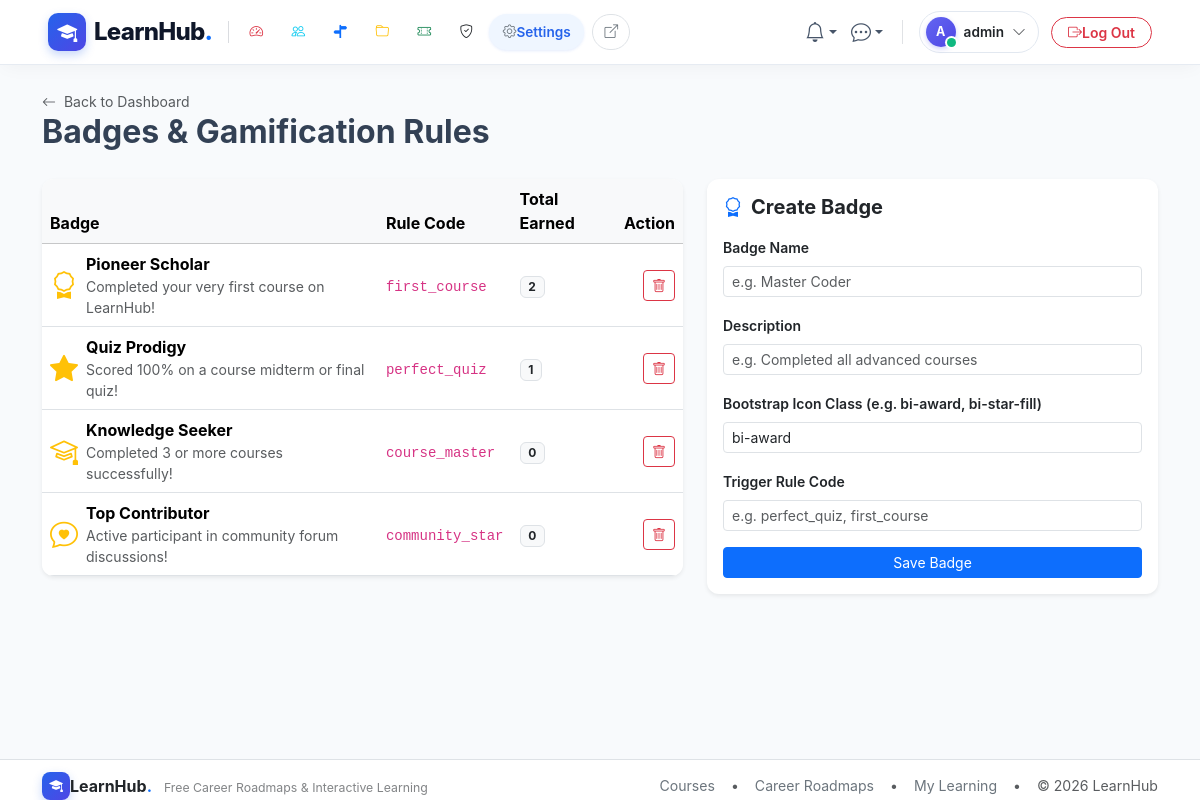
Screenshot of /admin/badges (signed in) with the database file from the repository.
### app/models/users.py (models this page shows, shortened)
class User(UserMixin, db.Model):
    __tablename__ = 'users'
    id = db.Column(db.Integer, primary_key=True)
    email = db.Column(db.String(120), unique=True, nullable=False, index=True)
    username = db.Column(db.String(80), unique=True, nullable=False, index=True)
    password_hash = db.Column(db.String(255), nullable=False)
    role_id = db.Column(db.Integer, db.ForeignKey('roles.id'), nullable=False)
    is_active = db.Column(db.Boolean, default=True, nullable=False)
    last_login = db.Column(db.DateTime, nullable=True)
    created_at = db.Column(db.DateTime, default=utcnow, nullable=False)
    role = db.relationship('Role', back_populates='users', lazy='joined')
    profile = db.relationship('UserProfile', back_populates='user', uselist=False, cascade='all, delete-orphan', lazy='joined')
    notifications = db.relationship('Notification', back_populates='user', cascade='all, delete-orphan', lazy='select', order_by='Notification.created_at.desc()')
    enrollments = db.relationship('Enrollment', back_populates='user', lazy='select')
    orders = db.relationship('Order', back_populates='user', lazy='select')
    course_instructors = db.relationship('CourseInstructor', back_populates='user', lazy='select')
    created_courses = db.relationship('Course', back_populates='creator', foreign_keys='Course.created_by', lazy='select')
    wishlists = db.relationship('Wishlist', back_populates='user', cascade='all, delete-orphan', lazy='select')
    quiz_attempts = db.relationship('QuizAttempt', back_populates='user', lazy='select')
    submissions = db.relationship('Submission', back_populates='user', lazy='select')
    forum_threads = db.relationship('ForumThread', back_populates='author', lazy='select')
    forum_posts = db.relationship('ForumPost', back_populates='author', lazy='select')
    post_likes = db.relationship('PostLike', back_populates='user', cascade='all, delete-orphan', lazy='select')
    sent_messages = db.relationship('Message', back_populates='sender', foreign_keys='Message.sender_id', lazy='select')
    received_messages = db.relationship('Message', back_populates='recipient', foreign_keys='Message.recipient_id', lazy='select')
    user_badges = db.relationship('UserBadge', back_populates='user', cascade='all, delete-orphan', lazy='select')
    reviews = db.relationship('Review', back_populates='user', lazy='select')
    audit_logs = db.relationship('AuditLog', back_populates='user', lazy='select')
    def has_role(self, role_name: str) -> bool:
        return bool(self.role and self.role.name.lower() == role_name.lower())
    @property
    def is_admin(self) -> bool:
        return self.has_role('admin')
    @property
    def is_instructor(self) -> bool:
        return self.has_role('instructor')

### app/models/recognition.py (models this page shows, shortened)
class Badge(db.Model):
    __tablename__ = 'badges'
    id = db.Column(db.Integer, primary_key=True)
    name = db.Column(db.String(80), unique=True, nullable=False, index=True)
    description = db.Column(db.String(255), nullable=False)
    icon = db.Column(db.String(80), default='bi-trophy', nullable=False)
    rule_code = db.Column(db.String(50), nullable=False)  # first_course, perfect_quiz, top_student
    created_at = db.Column(db.DateTime, default=utcnow, nullable=False)
    user_badges = db.relationship('UserBadge', back_populates='badge', cascade='all, delete-orphan', lazy='select')

### app/blueprints/admin/routes.py (the view, shortened to what this page needs)
@admin_bp.route('/badges', methods=['GET', 'POST'])
def badges():
    form = BadgeForm()
    items = Badge.query.all()
    return render_template('admin/badges.html', badges=items, form=form)

### app/templates/admin/badges.html (shortened to what this page needs)
{% extends 'base.html' %}
{% block content %}
<div class="container py-4">
  <div class="d-flex justify-content-between align-items-center mb-4">
    <div>
      <a href="{{ url_for('admin.dashboard') }}" class="text-muted small text-decoration-none">
        <i class="bi bi-arrow-left me-1"></i> Back to Dashboard
      </a>
      <h2 class="fw-bold mb-1">Badges & Gamification Rules</h2>
    </div>
  </div>
  <div class="row g-4">
    <div class="col-lg-7">
      <div class="card shadow-sm border-0">
        <div class="table-responsive">
          <table class="table table-hover align-middle mb-0">
            <thead class="table-light">
              <tr>
                <th>Badge</th>
                <th>Rule Code</th>
                <th>Total Earned</th>
                <th class="text-end">Action</th>
              </tr>
            </thead>
            <tbody>
              {% for b in badges %}
                <tr>
                  <td>
                    <div class="d-flex align-items-center gap-2">
                      <i class="bi {{ b.icon }} fs-3 text-warning"></i>
                      <div>
                        <div class="fw-bold">{{ b.name }}</div>
                        <div class="text-muted small">{{ b.description }}</div>
                      </div>
                    </div>
                  </td>
                  <td><code>{{ b.rule_code }}</code></td>
                  <td><span class="badge bg-light text-dark border">{{ b.user_badges|length }}</span></td>
                  <td class="text-end">
                    <form action="{{ url_for('admin.delete_badge', id=b.id) }}" method="POST">
                      <button type="submit" class="btn btn-sm btn-outline-danger"><i class="bi bi-trash"></i></button>
                    </form>
                  </td>
                </tr>
              {% else %}
                <tr><td colspan="4" class="text-center py-3 text-muted">No badges configured yet.</td></tr>
              {% endfor %}
            </tbody>
          </table>
        </div>
      </div>
    </div>
    <div class="col-lg-5">
      <div class="card p-3 shadow-sm border-0 sticky-top" style="top: 80px;">
        <h5 class="fw-bold mb-3"><i class="bi bi-award text-primary me-2"></i>Create Badge</h5>
        <form method="POST">
          <div class="mb-3">
            {{ form.name.label(class="form-label small fw-semibold") }}
            {{ form.name(class="form-control form-control-sm", placeholder="e.g. Master Coder") }}
          </div>
          <div class="mb-3">
            {{ form.description.label(class="form-label small fw-semibold") }}
            {{ form.description(class="form-control form-control-sm", placeholder="e.g. Completed all advanced courses") }}
          </div>
          <div class="mb-3">
            {{ form.icon.label(class="form-label small fw-semibold") }}
            {{ form.icon(class="form-control form-control-sm", placeholder="bi-award, bi-star, bi-trophy") }}
          </div>
          <div class="mb-3">
            {{ form.rule_code.label(class="form-label small fw-semibold") }}
            {{ form.rule_code(class="form-control form-control-sm", placeholder="e.g. perfect_quiz, first_course") }}
          </div>
          <button type="submit" class="btn btn-primary btn-sm w-100">Save Badge</button>
        </form>
      </div>
    </div>
  </div>
</div>
{% endblock %}

### app/templates/partials/navbar.html (shortened to what this page needs)
{% set is_preview = is_preview if is_preview is defined else (True if (request.args.get('preview') == '1' or session.get('live_preview')) and request.blueprint != 'admin' else False) %}
{% set preview_qs = preview_qs if preview_qs is defined else ('?preview=1' if is_preview else '') %}
{% set is_admin_panel = (request.blueprint == 'admin') %}
{% set is_user_logged_in = current_user.is_authenticated and not (is_preview and not is_admin_panel) %}
{% set is_admin_user = current_user.is_authenticated and current_user.is_admin and not (is_preview and not is_admin_panel) %}
<nav class="navbar navbar-expand-lg navbar-glass sticky-top py-2">
  <div class="container-fluid px-xl-5 px-lg-4 px-3">
    <a class="navbar-brand d-flex align-items-center gap-2 text-decoration-none me-2" href="{{ url_for('admin.dashboard') if (is_admin_panel or is_admin_user) else (url_for('catalog.home') ~ preview_qs) }}">
      <div class="brand-logo-squircle">
        <i class="bi bi-mortarboard-fill"></i>
      </div>
      <span class="fs-4 brand-text leading-none">LearnHub<span class="text-primary">.</span></span>
    </a>
    <div class="offcanvas-lg offcanvas-start flex-grow-1" tabindex="-1" id="navbarOffcanvas" aria-labelledby="navbarOffcanvasLabel">
      <div class="offcanvas-body d-flex flex-column flex-lg-row align-items-lg-center justify-content-between p-3 p-lg-0 w-100">
        <ul class="navbar-nav me-auto mb-2 mb-lg-0 align-items-lg-center gap-1 flex-lg-nowrap d-none d-lg-flex">
          {% if is_admin_panel %}
            {% set is_dash_active = (request.endpoint == 'admin.dashboard') %}
            {% set is_users_active = (request.endpoint and ('user' in request.endpoint or 'role' in request.endpoint)) %}
            {% set is_roadmaps_active = (request.endpoint and 'roadmap' in request.endpoint) %}
            {% set is_cat_active = (request.endpoint and ('categor' in request.endpoint or 'department' in request.endpoint or 'tag' in request.endpoint)) %}
            {% set is_coupons_active = (request.endpoint and 'coupon' in request.endpoint) %}
            {% set is_audit_active = (request.endpoint and 'audit' in request.endpoint) %}
            {% set is_settings_active = (request.endpoint and ('setting' in request.endpoint or 'badge' in request.endpoint)) %}
            <li class="nav-item">
              <a class="nav-link admin-nav-item {% if is_dash_active %}active{% endif %}" href="{{ url_for('admin.dashboard') }}" title="Dashboard">
                <i class="bi bi-speedometer2 text-danger {% if is_dash_active %}me-1.5{% endif %}"></i>
              </a>
            </li>
            <li class="nav-item">
              <a class="nav-link admin-nav-item {% if is_users_active %}active{% endif %}" href="{{ url_for('admin.users_list') }}" title="Users & Roles">
                <i class="bi bi-people text-info {% if is_users_active %}me-1.5{% endif %}"></i>
              </a>
            </li>
            <li class="nav-item">
              <a class="nav-link admin-nav-item {% if is_roadmaps_active %}active{% endif %}" href="{{ url_for('admin.roadmaps') }}" title="Career Roadmaps">
                <i class="bi bi-signpost-split-fill text-primary {% if is_roadmaps_active %}me-1.5{% endif %}"></i>
              </a>
            </li>
            <li class="nav-item">
              <a class="nav-link admin-nav-item {% if is_cat_active %}active{% endif %}" href="{{ url_for('admin.categories') }}" title="Categories & Taxonomy">
                <i class="bi bi-folder text-warning {% if is_cat_active %}me-1.5{% endif %}"></i>
              </a>
            </li>
            <li class="nav-item">
              <a class="nav-link admin-nav-item {% if is_coupons_active %}active{% endif %}" href="{{ url_for('admin.coupons') }}" title="Promo Coupons">
                <i class="bi bi-ticket-perforated text-success {% if is_coupons_active %}me-1.5{% endif %}"></i>
              </a>
            </li>
            <li class="nav-item">
              <a class="nav-link admin-nav-item {% if is_audit_active %}active{% endif %}" href="{{ url_for('admin.audit_logs') }}" title="Security Audit Logs">
                <i class="bi bi-shield-check text-dark {% if is_audit_active %}me-1.5{% endif %}"></i>
              </a>
            </li>
            <li class="nav-item">
              <a class="nav-link admin-nav-item {% if is_settings_active %}active{% endif %}" href="{{ url_for('admin.settings') }}" title="System Settings">
                <i class="bi bi-gear text-secondary {% if is_settings_active %}me-1.5{% endif %}"></i>
                {% if is_settings_active %}<span>Settings</span>{% endif %}
              </a>
            </li>
            <li class="nav-item ms-1">
              <a class="nav-link admin-nav-item text-secondary border" href="{{ url_for('catalog.home', preview=1) }}" target="_blank" title="View Live Website">
                <i class="bi bi-box-arrow-up-right"></i>
              </a>
            </li>
          {% endif %}
        </ul>
        <ul class="navbar-nav ms-auto mb-2 mb-lg-0 align-items-center gap-2 flex-nowrap justify-content-end d-none d-lg-flex">
          {% if is_user_logged_in %}
            <li class="nav-item dropdown">
              <a class="btn-nav-icon position-relative text-decoration-none dropdown-toggle border-0" href="#" id="navNotifDropdown" role="button" data-bs-toggle="dropdown" aria-expanded="false" title="Notifications">
                <i class="bi bi-bell fs-5"></i>
              </a>
            </li>
            <li class="nav-item dropdown">
              <a class="btn-nav-icon position-relative text-decoration-none dropdown-toggle border-0" href="#" id="navMsgDropdown" role="button" data-bs-toggle="dropdown" aria-expanded="false" title="Direct Messages">
                <i class="bi bi-chat-dots fs-5"></i>
              </a>
            </li>
            <li class="nav-item dropdown">
              <a class="user-profile-pill d-flex align-items-center gap-2 text-decoration-none" href="#" role="button" data-bs-toggle="dropdown" aria-expanded="false">
                <div class="position-relative">
                  <div class="avatar-nav-circle">
                    {{ (current_user.username[0]|upper) if current_user.username else 'U' }}
                  </div>
                  <span class="online-dot"></span>
                </div>
                <span class="fw-semibold text-dark user-name-label">{{ current_user.username }}</span>
                <i class="bi bi-chevron-down text-muted small ms-0.5"></i>
              </a>
            </li>
            {% if is_admin_panel or is_admin_user %}
              <li class="nav-item ms-1">
                <form action="{{ url_for('auth.logout') }}" method="POST" class="m-0">
                  <button type="submit" class="btn btn-outline-danger btn-sm rounded-pill px-3 py-1 fw-semibold d-flex align-items-center gap-1.5" title="Sign out of LearnHub">
                    <i class="bi bi-box-arrow-right"></i>
                    <span>Log Out</span>
                  </button>
                </form>
              </li>
            {% endif %}
          {% endif %}
        </ul>
      </div>
    </div>
  </div>
</nav>

### rows the page displays
User: username "A", username "admin"
Badge: name "Pioneer Scholar", description "Completed your very first course on LearnHub!", rule_code "first_course", user_badges|length "2"
Badge: name "Quiz Prodigy", description "Scored 100% on a course midterm or final quiz!", rule_code "perfect_quiz", user_badges|length "1"
Badge: name "Knowledge Seeker", description "Completed 3 or more courses successfully!", rule_code "course_master", user_badges|length "0"
Badge: name "Top Contributor", description "Active participant in community forum discussions!", rule_code "community_star", user_badges|length "0"
